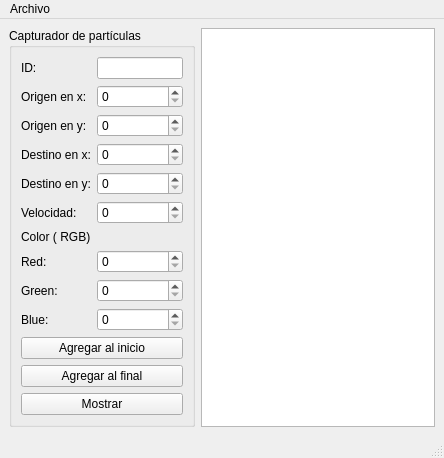
<?xml version="1.0" encoding="UTF-8"?>
<ui version="4.0">
 <class>MainWindow</class>
 <widget class="QMainWindow" name="MainWindow">
  <property name="geometry">
   <rect>
    <x>0</x>
    <y>0</y>
    <width>444</width>
    <height>426</height>
   </rect>
  </property>
  <property name="cursor">
   <cursorShape>ArrowCursor</cursorShape>
  </property>
  <property name="windowTitle">
   <string>MainWindow</string>
  </property>
  <property name="documentMode">
   <bool>false</bool>
  </property>
  <widget class="QWidget" name="centralwidget">
   <layout class="QGridLayout" name="gridLayout_2">
    <item row="1" column="0">
     <widget class="QGroupBox" name="groupBox">
      <property name="title">
       <string>Capturador de partículas</string>
      </property>
      <layout class="QGridLayout" name="gridLayout">
       <item row="11" column="0" colspan="2">
        <widget class="QPushButton" name="agregar_final_pushButton">
         <property name="text">
          <string>Agregar al final</string>
         </property>
        </widget>
       </item>
       <item row="8" column="0">
        <widget class="QLabel" name="label_9">
         <property name="text">
          <string>Green:</string>
         </property>
        </widget>
       </item>
       <item row="10" column="0" colspan="2">
        <widget class="QPushButton" name="agregar_inicio_pushButton">
         <property name="text">
          <string>Agregar al inicio</string>
         </property>
        </widget>
       </item>
       <item row="2" column="0">
        <widget class="QLabel" name="label_3">
         <property name="text">
          <string>Origen en y:</string>
         </property>
        </widget>
       </item>
       <item row="4" column="1">
        <widget class="QSpinBox" name="destino_y_spinBox">
         <property name="maximum">
          <number>500</number>
         </property>
        </widget>
       </item>
       <item row="1" column="0">
        <widget class="QLabel" name="label_2">
         <property name="text">
          <string>Origen en x:</string>
         </property>
        </widget>
       </item>
       <item row="6" column="0">
        <widget class="QLabel" name="label_7">
         <property name="text">
          <string>Color ( RGB)</string>
         </property>
        </widget>
       </item>
       <item row="0" column="0">
        <widget class="QLabel" name="label">
         <property name="text">
          <string>ID:</string>
         </property>
        </widget>
       </item>
       <item row="9" column="0">
        <widget class="QLabel" name="label_10">
         <property name="text">
          <string>Blue:</string>
         </property>
        </widget>
       </item>
       <item row="12" column="0" colspan="2">
        <widget class="QPushButton" name="mostrar_pushButton">
         <property name="text">
          <string>Mostrar</string>
         </property>
        </widget>
       </item>
       <item row="2" column="1">
        <widget class="QSpinBox" name="origen_y_spinBox">
         <property name="maximum">
          <number>500</number>
         </property>
        </widget>
       </item>
       <item row="7" column="1">
        <widget class="QSpinBox" name="red_spinBox">
         <property name="enabled">
          <bool>true</bool>
         </property>
         <property name="maximum">
          <number>255</number>
         </property>
        </widget>
       </item>
       <item row="1" column="1">
        <widget class="QSpinBox" name="origen_x_spinBox">
         <property name="maximum">
          <number>500</number>
         </property>
        </widget>
       </item>
       <item row="7" column="0">
        <widget class="QLabel" name="label_8">
         <property name="text">
          <string>Red:</string>
         </property>
        </widget>
       </item>
       <item row="8" column="1">
        <widget class="QSpinBox" name="green_spinBox">
         <property name="maximum">
          <number>255</number>
         </property>
        </widget>
       </item>
       <item row="9" column="1">
        <widget class="QSpinBox" name="blue_spinBox">
         <property name="maximum">
          <number>255</number>
         </property>
        </widget>
       </item>
       <item row="5" column="1">
        <widget class="QSpinBox" name="velocidad_spinBox">
         <property name="maximum">
          <number>500</number>
         </property>
        </widget>
       </item>
       <item row="3" column="0">
        <widget class="QLabel" name="label_4">
         <property name="text">
          <string>Destino en x:</string>
         </property>
        </widget>
       </item>
       <item row="3" column="1">
        <widget class="QSpinBox" name="destino_x_spinBox">
         <property name="maximum">
          <number>500</number>
         </property>
        </widget>
       </item>
       <item row="5" column="0">
        <widget class="QLabel" name="label_6">
         <property name="text">
          <string>Velocidad:</string>
         </property>
        </widget>
       </item>
       <item row="4" column="0">
        <widget class="QLabel" name="label_5">
         <property name="text">
          <string>Destino en y:</string>
         </property>
        </widget>
       </item>
       <item row="0" column="1">
        <widget class="QLineEdit" name="id_lineEdit"/>
       </item>
      </layout>
     </widget>
    </item>
    <item row="1" column="1">
     <widget class="QPlainTextEdit" name="cuadro"/>
    </item>
   </layout>
  </widget>
  <widget class="QMenuBar" name="menubar">
   <property name="geometry">
    <rect>
     <x>0</x>
     <y>0</y>
     <width>444</width>
     <height>21</height>
    </rect>
   </property>
   <widget class="QMenu" name="menuGuardar">
    <property name="title">
     <string>Archivo</string>
    </property>
    <addaction name="actionAbrir"/>
    <addaction name="actionGuardar"/>
   </widget>
   <addaction name="menuGuardar"/>
  </widget>
  <widget class="QStatusBar" name="statusbar"/>
  <action name="actionAbrir">
   <property name="text">
    <string>Abrir</string>
   </property>
   <property name="shortcut">
    <string>Ctrl+O</string>
   </property>
  </action>
  <action name="actionGuardar">
   <property name="text">
    <string>Guardar</string>
   </property>
   <property name="shortcut">
    <string>Ctrl+S</string>
   </property>
  </action>
 </widget>
 <resources/>
 <connections/>
</ui>
